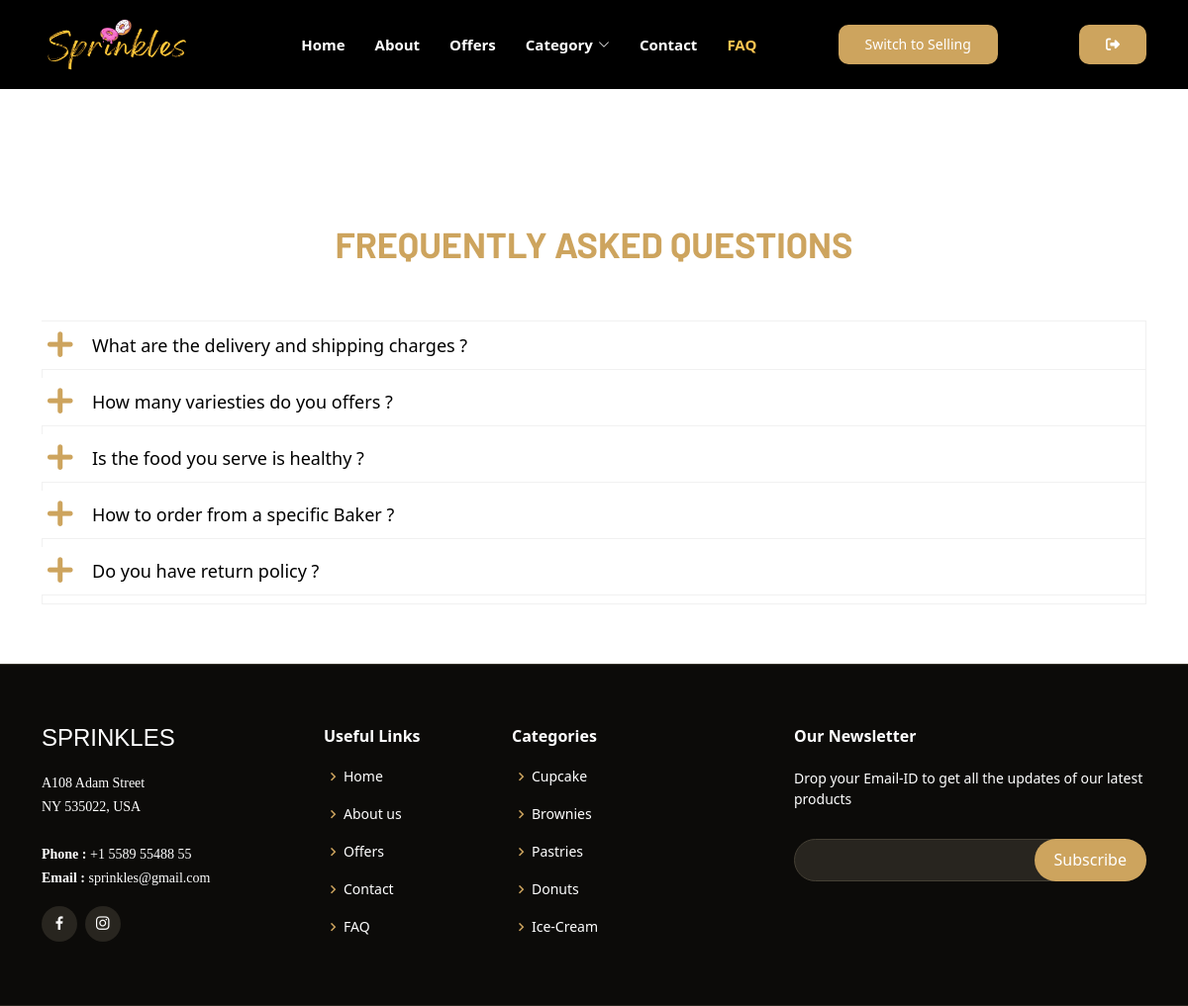
Page /faq/index.php (signed in) on the committed database.
### tables this page shows
CREATE TABLE `faqs` (
  `id` int(11) NOT NULL,
  `question` text DEFAULT NULL,
  `answer` text DEFAULT NULL,
  `created_at` datetime DEFAULT current_timestamp()
);

### faq/index.php (the view, shortened to what this page needs)
<?php
 $conn = new PDO("mysql:host=localhost;dbname=test", "root", "");
 $sql = "SELECT * FROM faqs";
 $statement = $conn->prepare($sql);
 $statement->execute();
 $faqs = $statement->fetchAll();
?>
<!DOCTYPE html>
<html lang="en">
<head>
  <link href="../assets/vendor/aos/aos.css" rel="stylesheet">
  <link href="../assets/vendor/bootstrap/css/bootstrap.min.css" rel="stylesheet">
  <link href="../assets/vendor/bootstrap-icons/bootstrap-icons.css" rel="stylesheet">
  <link href="../assets/vendor/boxicons/css/boxicons.min.css" rel="stylesheet">
  <link href="../assets/vendor/glightbox/css/glightbox.min.css" rel="stylesheet">
  <link href="../assets/vendor/remixicon/remixicon.css" rel="stylesheet">
  <link href="../assets/vendor/swiper/swiper-bundle.min.css" rel="stylesheet">
  <link href="https://cdnjs.cloudflare.com/ajax/libs/font-awesome/4.7.0/css/font-awesome.min.css
  " rel="stylesheet">
  <link href="https://cdn.jsdelivr.net/npm/bootstrap@5.0.0-alpha1/dist/css/bootstrap.min.css" rel="stylesheet">
  <link href="https://cdn.jsdelivr.net/npm/bootstrap@5.0.0-alpha1/dist/js/bootstrap.bundle.min.js" rel="stylesheet">
<link rel="stylesheet" type="text/css" href="css/bootstrap.css" />
<link rel="stylesheet" type="text/css" href="font-awesome/css/font-awesome.css" />
  <link href="../assets/css/stylemain.css" rel="stylesheet">
</head>
<body>
  <header id="header" class="fixed-top ">
    <div class="container d-flex align-items-center justify-content-lg-between">
      <a href="index.php" class="logo me-auto me-lg-0">
        <img src="../assets/img/logoname.png" style="width:150px; max-height:60px;" alt="" class="img-fluid">
      </a>
      <nav id="navbar" class="navbar order-last order-lg-0">
        <ul>
          <li><a class="nav-link scrollto" href="../index.php">Home</a></li>
          <li><a class="nav-link scrollto" href="../index.php">About</a></li>
          <li><a class="nav-link scrollto " href="../index.php">Offers</a></li>
          <li class="dropdown"><a href="../category.php"><span>Category</span><i class="bi bi-chevron-down"></i></a>
          </li>
          <li><a  class="nav-link scrollto " href="../contact/contactPage.php">Contact</a></li>
          <li><a  class="nav-link scrollto active" href="../FAQ/index.php">FAQ</a></li>
        </ul>
      </nav>
      <a href="editt.php" class="get-started-btn scrollto">Switch to Selling</a>
      <?php  if (isset($_SESSION['username'])) : ?>
        <a a href="../index.php?logout='1'" class="get-started-btn scrollto"><i class="fa fa-sign-out" aria-hidden="true"></i></a>
      <?php endif ?>
    </div>
  </header>
<main id="main">
    <section id="faqq">
<div class="container" style=" margin-bottom: 50px;">
    <div class="row">
        <div class="col-md-12 accordion_one">
        <div class="section-title"  style="margin-top: 50px;">
            <p>FREQUENTLY ASKED QUESTIONS</p>
        </div>
            <div class="panel-group"  style="margin-top: 10px;">
                <?php foreach ($faqs as $faq): ?>
                    <div class="panel panel-default">
                        <div class="panel-heading">
                            <h4 class="panel-title">
                                <a data-toggle="collapse" data-parent="#accordion_oneLeft" href="#faq-<?php echo $faq['id']; ?>" aria-expanded="false" class="collapsed">
                                    <?php echo $faq['question']; ?>
                                </a>
                            </h4>
                        </div>
                    </div>
                <?php endforeach; ?>
            </div>
        </div>
    </div>
</div>
    </section>
</main>
<footer id="footer">
    <div class="footer-top">
      <div class="container">
        <div class="row">
          <div class="col-lg-3 col-md-6">
            <div class="footer-info">
              <h3>SPRINKLES</h3>
              <p>
                A108 Adam Street <br>
                NY 535022, USA<br><br>
                <strong>Phone : </strong> +1 5589 55488 55<br>
                <strong>Email : </strong>sprinkles@gmail.com<br>
              </p>
              <div class="social-links mt-3">
                <a href="#" class="facebook"><i class="bx bxl-facebook"></i></a>
                <a href="#" class="instagram"><i class="bx bxl-instagram"></i></a>
              </div>
            </div>
          </div>
          <div class="col-lg-2 col-md-6 footer-links">
            <h4>Useful Links</h4>
            <ul>
              <li><i class="bx bx-chevron-right"></i><a href="../index.php">Home</a></li>
              <li><i class="bx bx-chevron-right"></i><a href="../index.php">About us</a></li>
              <li><i class="bx bx-chevron-right"></i><a href="../index.php">Offers</a></li>
              <li><i class="bx bx-chevron-right"></i><a href="../contact/contactPage.php">Contact</a></li>
              <li><i class="bx bx-chevron-right"></i><a href="../FAQ/index.php">FAQ</a></li>
            </ul>
          </div>
          <div class="col-lg-3 col-md-6 footer-links">
            <h4>Categories</h4>
            <ul>
              <li><i class="bx bx-chevron-right"></i><a href="../category.php">Cupcake</a></li>
              <li><i class="bx bx-chevron-right"></i><a href="../category.php">Brownies</a></li>
              <li><i class="bx bx-chevron-right"></i><a href="../category.php">Pastries</a></li>
              <li><i class="bx bx-chevron-right"></i><a href="../category.php">Donuts</a></li>
              <li><i class="bx bx-chevron-right"></i><a href="../category.php">Ice-Cream</a></li>
            </ul>
          </div>
          <div class="col-lg-4 col-md-6 footer-newsletter">
            <h4>Our Newsletter</h4>
            <p>Drop your Email-ID to get all the updates of our latest products</p>
            <form action="" method="post">
              <input type="email" name="email"><input type="submit" value="Subscribe">
            </form>
          </div>
        </div>
      </div>
    </div>
  </footer>
    </body>
</html>

### assets/css/stylemain.css (style rules this page uses)
:root { --heading1: 'Permanent Marker', cursive; --heading2: 'Barlow', sans-serif; --para: 'Roboto', sans-serif; --yellow: #cda45e; --brown: #151515; --black: #000; --white: #fff; --lightwhite: #d1d5db; }
section { padding: 120px 0 10px; overflow: hidden; }
.section-title { text-align: center; padding-bottom: 40px; }
.section-title p { margin: 0; margin: 0; font-size: 36px; font-weight: 700; font-family: var(--heading2); color: #cda45e; }
a { text-decoration: none; }
#header { transition: all 0.5s; z-index: 997; padding: 15px 0; }
#header .logo img { width: 200px; height: 200px; z-index: 10000; }
#header .logo img { max-height: 120px; }
.get-started-btn { background: #cda45e; border: 2px solid #cda45e; color: #ffffff; border-radius: 10px; padding: 7px 25px 8px 25px; white-space: nowrap; font-size: 14px; display: inline-block; transition: 0.3s; }
.navbar { padding: 0; }
.navbar ul { margin: 0; padding: 0; display: flex; list-style: none; align-items: center; }
.navbar li { position: relative; }
.navbar a, .navbar a:focus { display: flex; align-items: center; justify-content: space-between; padding: 10px 0 10px 30px; font-size: 15px; font-weight: 600; color: #fff; white-space: nowrap; transition: 0.3s; }
.navbar a i, .navbar a:focus i { font-size: 12px; line-height: 0; margin-left: 5px; }
.navbar a:hover, .navbar .active, .navbar .active:focus, .navbar li:hover > a { color: #ffc451; }
#footer { background: black; padding: 0 0 0 0; color: #fff; font-size: 14px; }
#footer .footer-top { background: #0c0b09; border-top: 1px solid #37332a; border-bottom: 1px solid #28251f; padding: 60px 0 30px 0; }
#footer .footer-top .footer-info { margin-bottom: 30px; }
#footer .footer-top .footer-info h3 { font-size: 24px; margin: 0 0 20px 0; padding: 2px 0 2px 0; line-height: 1; font-weight: 300; text-transform: uppercase; font-family: "Poppins", sans-serif; }
#footer .footer-top .footer-info p { font-size: 14px; line-height: 24px; margin-bottom: 0; font-family: "Playfair Display", serif; color: #fff; }
#footer .footer-top .social-links a { font-size: 18px; display: inline-block; background: #28251f; color: #fff; line-height: 1; padding: 8px 0; margin-right: 4px; border-radius: 50%; text-align: center; width: 36px; height: 36px; transition: 0.3s; }
#footer .footer-top h4 { font-size: 16px; font-weight: 600; color: #fff; position: relative; padding-bottom: 12px; }
#footer .footer-top .footer-links { margin-bottom: 30px; }
#footer .footer-top .footer-links ul { list-style: none; padding: 0; margin: 0; }
#footer .footer-top .footer-links ul i { padding-right: 2px; color: #cda45e; font-size: 18px; line-height: 1; }
#footer .footer-top .footer-links ul li { padding: 10px 0; display: flex; align-items: center; }
#footer .footer-top .footer-links ul li:first-child { padding-top: 0; }
#footer .footer-top .footer-links ul a { color: #fff; transition: 0.3s; display: inline-block; line-height: 1; }
#footer .footer-top .footer-newsletter form { margin-top: 30px; background: #28251f; padding: 6px 10px; position: relative; border-radius: 50px; border: 1px solid #454035; }
#footer .footer-top .footer-newsletter form input[type=email] { border: 0; padding: 4px; width: calc(100% - 110px); background: #28251f; color: white; }
#footer .footer-top .footer-newsletter form input[type=submit] { position: absolute; top: -1px; right: -1px; bottom: -1px; border: 0; background: none; font-size: 16px; padding: 0 20px 2px 20px; background: #cda45e; color: #fff; transition: 0.3s; border-radius: 50px; }

### rows in the picture
faqs: question "What are the delivery and shipping charges ?"
faqs: question "How many variesties do you offers ?"
faqs: question "Is the food you serve is healthy ?"
faqs: question "How to order from a specific Baker ?"
faqs: question "Do you have return policy ?"
